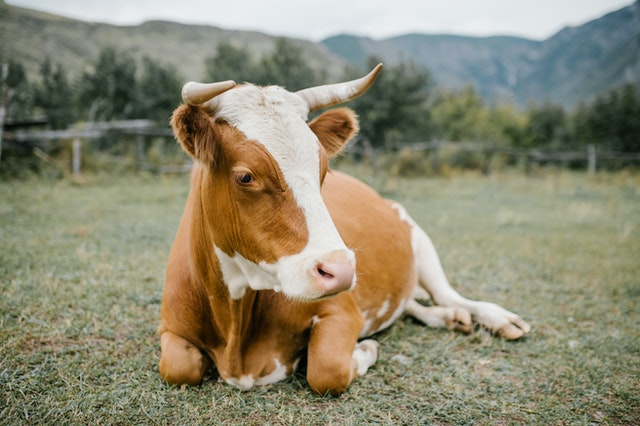
#> input picture 06 - opencv/source/bahan/sepi.jpg, 640 x 426 px
$ python '02 - imgFilter.py'
#> lines starting #> are read from the running program, lines starting #| are printed output that depends on the picture; after the words box and inside, x2 and y2 are one past the last pixel; in counts of white or black regions, pixels touching at a corner belong together
import cv2
import numpy as np

img = cv2.imread("bahan/sepi.jpg")
#> img is the input picture: shape (426, 640, 3); mean B, G, R 113.2, 136.1, 140.2

# resize image
scale_persent = 75

width = int(img.shape[1]*scale_persent / 100)
#> width = 480
height = int(img.shape[0]*scale_persent / 100)
#> height = 319
dsize = (width,height)
#> dsize = (480, 319)

resize_img = cv2.resize(img,dsize)

# make layers image
karnel = np.ones((5,5),np.uint8)

imgGray = cv2.cvtColor(resize_img, cv2.COLOR_BGR2GRAY)
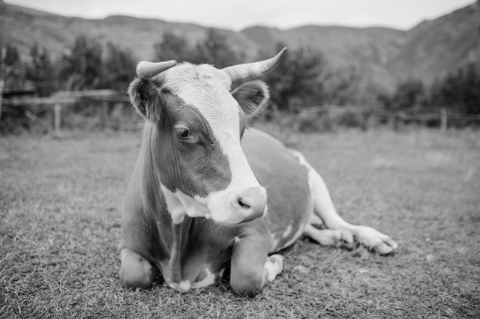
#> imgGray: shape (319, 480); min 0, max 242, mean 134.6
imgBlur = cv2.GaussianBlur(imgGray,(7,7),0)
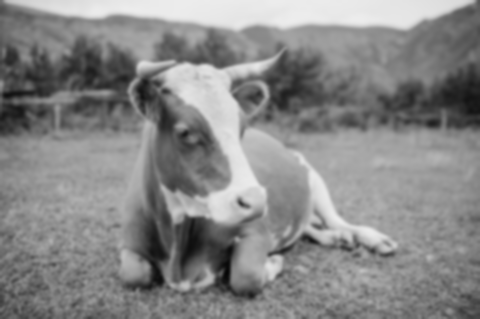
#> imgBlur: shape (319, 480); min 5, max 237, mean 134.6
imgCanny = cv2.Canny(resize_img,150,200)
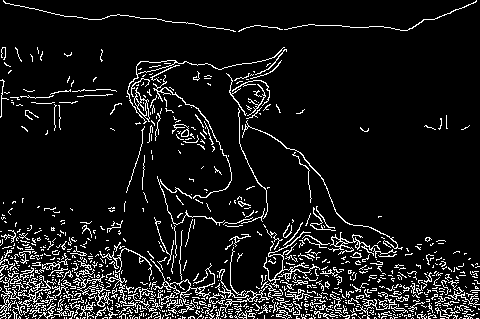
#> imgCanny: shape (319, 480); 9.2% white in thin lines or dots
imgDialation = cv2.dilate(imgCanny,karnel,iterations=1)
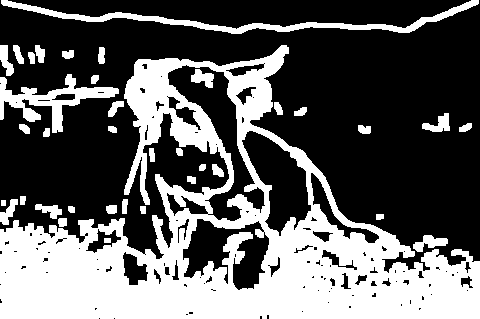
#> imgDialation: shape (319, 480); 37.2% white; 37 white regions, largest, box (x1, y1, x2, y2) and area: (0, 45, 480, 319) 48410, (1, 0, 479, 34) 2778, (0, 74, 119, 133) 2170
imgEroded = cv2.erode(imgDialation,karnel,iterations=1)
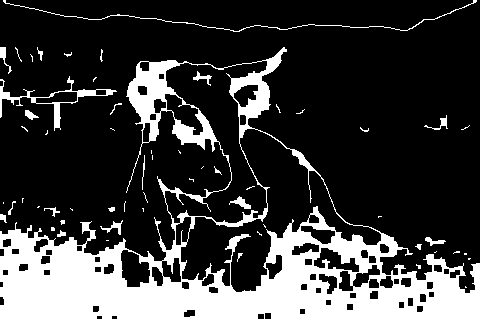
#> imgEroded: shape (319, 480); 23.2% white; 58 white regions (36 under 20 px), largest, box (x1, y1, x2, y2) and area: (0, 47, 480, 319) 32854, (0, 76, 117, 131) 762, (3, 0, 477, 32) 520

cv2.imshow("Gray image", imgGray)
cv2.imshow("Blur image", imgBlur)
cv2.imshow("Canny image", imgCanny)
cv2.imshow("Dialation image", imgDialation)
cv2.imshow("Eroded image", imgEroded)
cv2.waitKey(0)

$ run again, with 06 - opencv/source/bahan/card.jpg copied over 06 - opencv/source/bahan/sepi.jpg
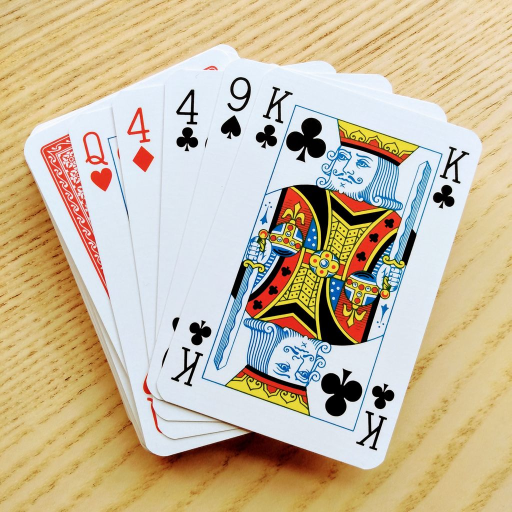
#> input picture 06 - opencv/source/bahan/card.jpg, 1023 x 1024 px (shown at 1/2 size)
#> img is the input picture: shape (1024, 1023, 3); mean B, G, R 157.9, 185.9, 200.3
#> `imgCanny = cv2.Canny(resize_img,150,200)`:
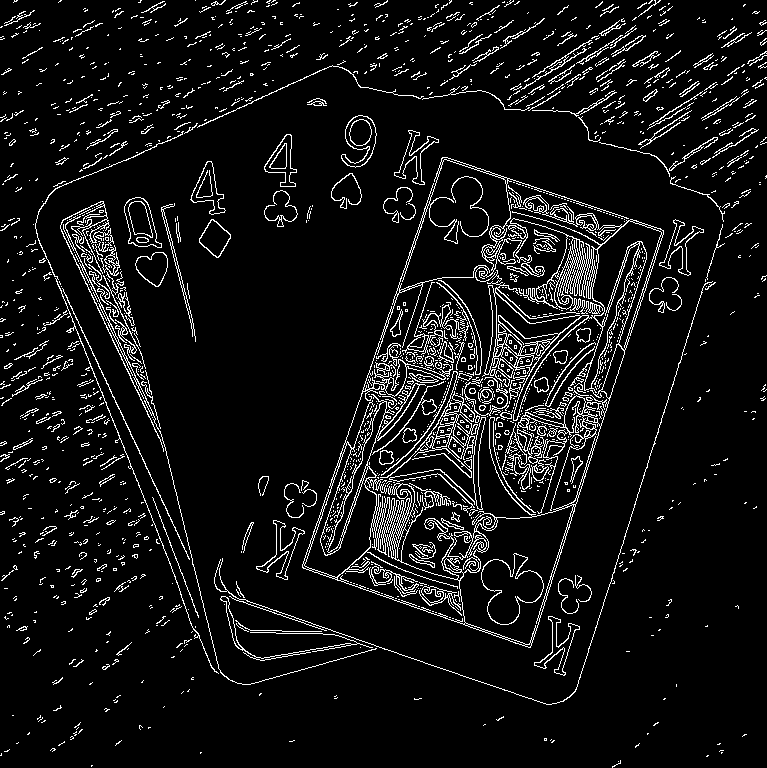
#> imgCanny: shape (768, 767); 7.5% white in thin lines or dots
#> imgDialation: shape (768, 767); 32.4% white; 337 white regions (1 under 20 px), largest, box (x1, y1, x2, y2) and area: (300, 155, 706, 650) 83328, (15, 0, 767, 707) 46021, (122, 195, 198, 344) 3519
#> `imgEroded = cv2.erode(imgDialation,karnel,iterations=1)`:
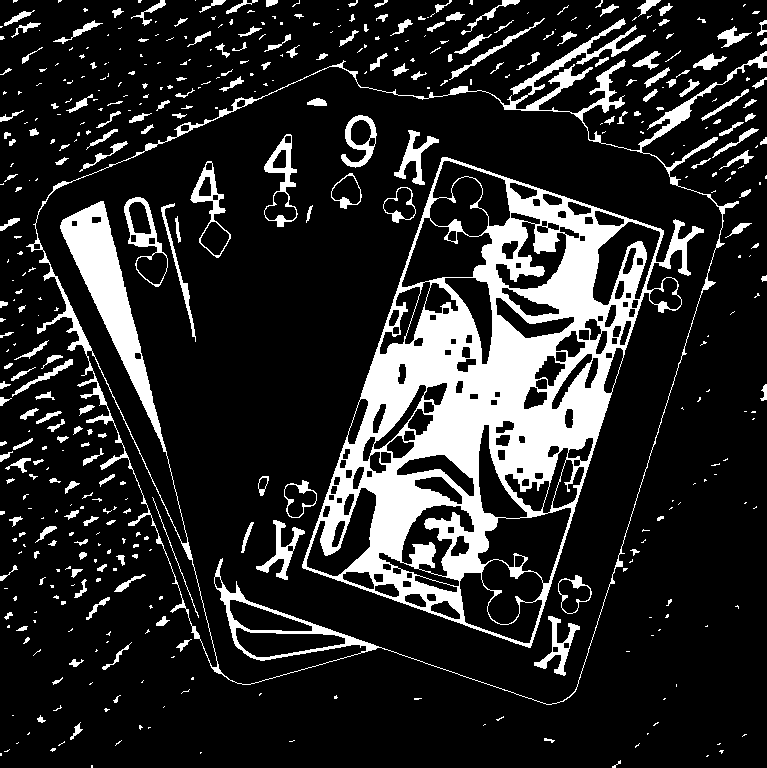
#> imgEroded: shape (768, 767); 16.4% white; 462 white regions (266 under 20 px), largest, box (x1, y1, x2, y2) and area: (302, 157, 704, 648) 56491, (26, 18, 767, 705) 18090, (264, 134, 298, 227) 897

$ run again, with 06 - opencv/source/bahan/julia.jpg copied over 06 - opencv/source/bahan/sepi.jpg
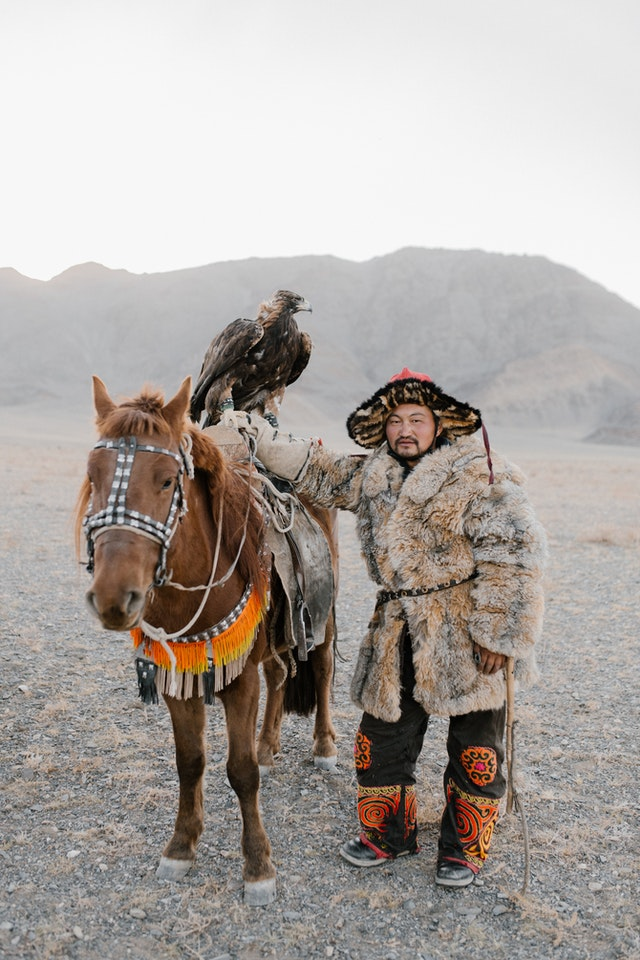
#> input picture 06 - opencv/source/bahan/julia.jpg, 640 x 960 px
#> img is the input picture: shape (960, 640, 3); mean B, G, R 161.2, 165.9, 172.6
#> `imgCanny = cv2.Canny(resize_img,150,200)`:
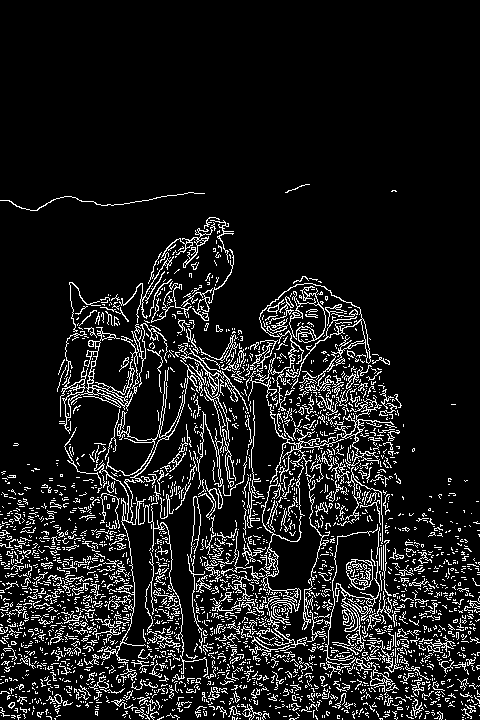
#> imgCanny: shape (720, 480); 10.6% white in thin lines or dots, all inside (x1, y1, x2, y2) = (0, 184, 480, 720)
#> imgDialation: shape (720, 480); 42.3% white; 25 white regions, largest, box (x1, y1, x2, y2) and area: (0, 215, 480, 720) 142907, (0, 190, 207, 213) 1253, (407, 506, 453, 539) 626
#> `imgEroded = cv2.erode(imgDialation,karnel,iterations=1)`:
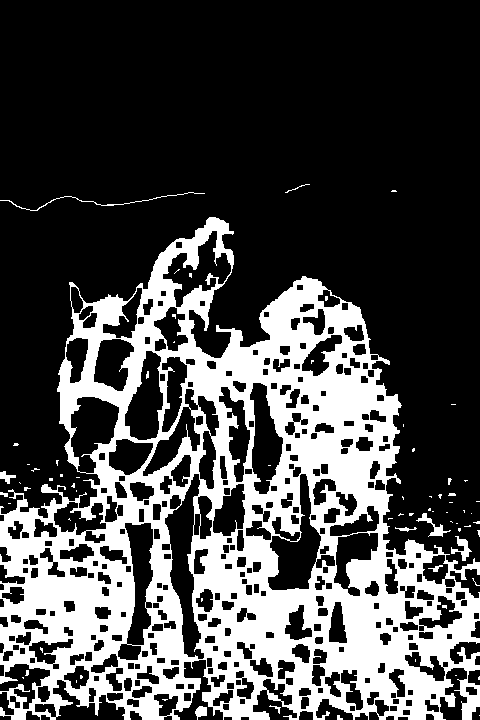
#> imgEroded: shape (720, 480); 28.8% white; 72 white regions (59 under 20 px), largest, box (x1, y1, x2, y2) and area: (0, 217, 480, 720) 98052, (0, 192, 205, 211) 235, (416, 513, 451, 537) 206
